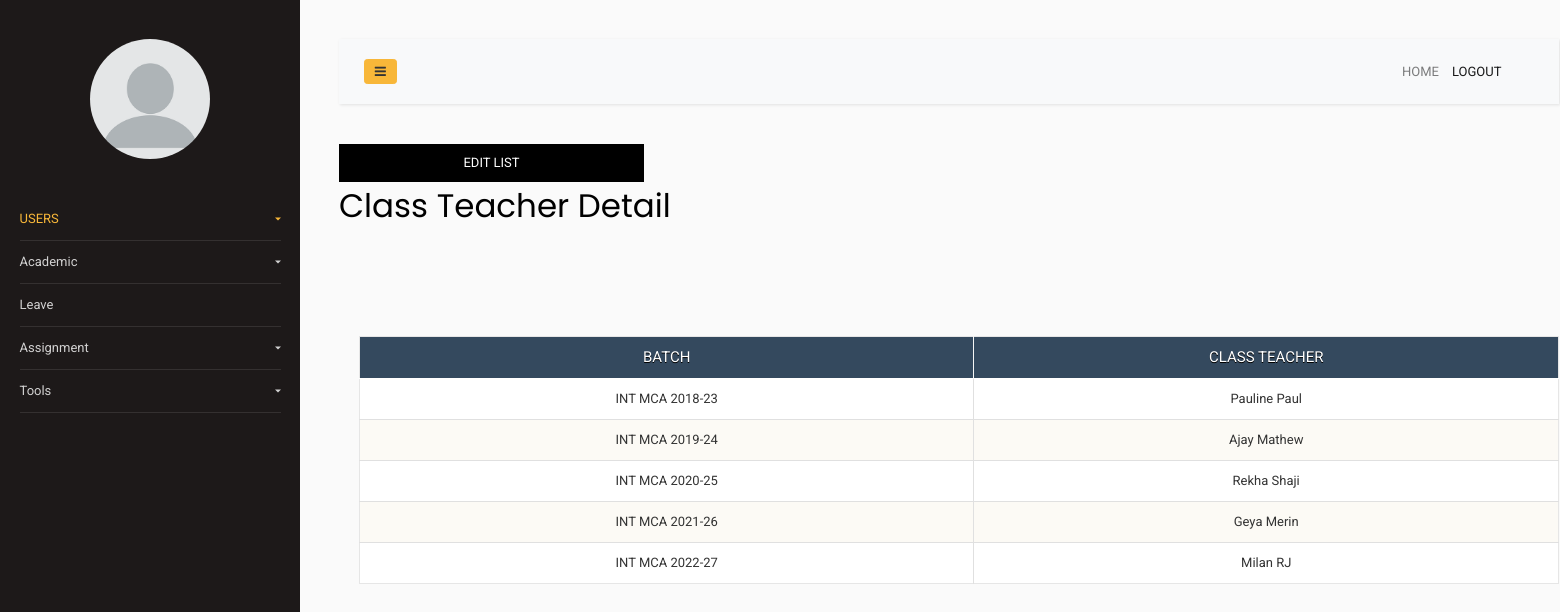
The app's page /sidebar-01/classteacher.php (signed in) with its own data.
### tables this page shows
CREATE TABLE `tbl_classteacher` (
  `ctid` int(100) NOT NULL,
  `tid` int(100) NOT NULL,
  `batch_id` int(100) NOT NULL
);

CREATE TABLE `tbl_batch` (
  `batch_id` int(100) NOT NULL,
  `batch_name` varchar(100) NOT NULL,
  `course_id` int(10) NOT NULL
);

CREATE TABLE `tbl_staff` (
  `tid` int(100) NOT NULL,
  `log_id` int(100) NOT NULL,
  `tname` varchar(100) NOT NULL,
  `tadd` varchar(100) NOT NULL,
  `tphoneno` varchar(13) NOT NULL,
  `tdoj` date NOT NULL,
  `temail` varchar(100) NOT NULL,
  `tqual` varchar(100) NOT NULL,
  `tpass` varchar(100) NOT NULL,
  `tstatus` tinyint(11) NOT NULL
);

### sidebar-01/classteacher.php (the view, shortened to what this page needs)
<html lang="en">
  <head>
		<link rel="stylesheet" href="table.css">
		<link rel="stylesheet" href="https://stackpath.bootstrapcdn.com/font-awesome/4.7.0/css/font-awesome.min.css">
		<link rel="stylesheet" href="css/style.css">
  </head>
  <body>
		<div class="wrapper d-flex align-items-stretch">
			<nav id="sidebar">
				<div class="p-4 pt-5">
		  		<a href="#" class="img logo rounded-circle mb-5" style="background-image: url(adminavatar.jpg);"></a>
          <ul class="list-unstyled components mb-5">
	          <li class="active">
	            <a href="#homeSubmenu" data-toggle="collapse" aria-expanded="false" class="dropdown-toggle">USERS</a>
	          </li>
	          <li>
              <a href="#pageSubmenu" data-toggle="collapse" aria-expanded="false" class="dropdown-toggle">Academic</a>
	          </li>
	          <li>
              <a href="teacherleave.php?id=<?php   echo $_SESSION['LoginUser'];?> `">Leave</a>
	          </li>
	          <li>
              <a href="#assignmet" data-toggle="collapse" aria-expanded="false" class="dropdown-toggle">Assignment</a>
	          </li>
	          <li>
            <a href="#testmenu" data-toggle="collapse" aria-expanded="false" class="dropdown-toggle">Tools</a>
	          </li>
	        </ul>
	      </div>
    	</nav>
      <div id="content" class="p-4 p-md-5">
        <nav class="navbar navbar-expand-lg navbar-light bg-light">
          <div class="container-fluid">
            <button type="button" id="sidebarCollapse" class="btn btn-primary">
              <i class="fa fa-bars"></i>
            </button>
            <div class="collapse navbar-collapse" id="navbarSupportedContent">
              <ul class="nav navbar-nav ml-auto">
              <li class="nav-item">
                    <a class="nav-link" href="index.php">HOME</a>
                </li>
              <li class="nav-item active">
                    <a class="nav-link" href="/smartacademy/login.php">LOGOUT</a>
                </li>
                <li class="nav-item">
                    <a class="nav-link" href="#"></a>
                </li>
                <li class="nav-item">
                    <a class="nav-link" href="#"></a>
                </li>
              </ul>
            </div>
          </div>
        </nav>
<button class="button1" ><a style="color:white;" href="editclassteacher.php"> EDIT LIST</a></button>
  <h1 id="h1">Class Teacher Detail          </h1>
    <?php
$servername = "localhost";
    $username = "root";
    $password = "";
    $dbname = "super_academy";
$conn = new mysqli($servername,
    $username, $password, $dbname);
 ?>
 <br> <br> <br>
</head>
<body>
<br>
<table style="margin-left:20px; margin: top 20px;">
<tr>
   <th>BATCH</th>
   <th>CLASS TEACHER</th>
</tr>
<?php
$sql1 = "SELECT * from tbl_classteacher";
$result1 = $conn->query($sql1);
if ($result1->num_rows > 0) {
while($row = $result1->fetch_assoc()) {
  $bid = $row['batch_id'];
  $ctid= $row['tid'];
  $sql2 = "SELECT * from tbl_batch where batch_id = '$bid'";
  $result2 = $conn->query($sql2);
  $row2 = $result2->fetch_array();
  $bname =  $row2['batch_name'];
  $sql4 = "SELECT * from tbl_staff where tid = '$ctid'";
  $result4 = $conn->query($sql4);
  $row4 = $result4->fetch_array();
  $tname =  $row4['tname'];
?>
<tr>
  <td><?php echo $bname?></td>
  <td><?php echo $tname?></td>
</tr>
<?php
}
}
  ?>
</table>
</body>
</html>
  </body>
</html>

### sidebar-01/table.css (style rules this page uses)
* { font: 13px/1.7 "Roboto","Proxima Nova Rg","Source Sans Pro","Droid Sans",Arial,Helvetica, sans-serif; color:#333333; margin:0px; padding:0px; }
table { width: 1200px; margin:10px auto; box-shadow: none; border:1px solid #E6E6E6; padding:0; background-color:#FFFFFF; box-sizing: border-box; display: table; }
table th { text-align:center; background: #34495e; color:#FFF; text-shadow:0px 01px 0px #000; font-size:15px; height: 42px; border-radius: 0 !important; border-left: 1px solid whitesmoke; box-sizing:border-box; }
table th:first-child { border-left: 0; }
table tr { text-align: center; }
table td:first-child { box-sizing: border-box; border-left: 0; }
table td { padding: 9px; border-top: 1px solid #ffffff; border-bottom: 1px solid #e0e0e0; border-left: 1px solid #e0e0e0; background: white; }
table tr:nth-child(odd) td { background: #fcfaf5; }
table tr:last-child td { border-bottom: 0; }

### sidebar-01/classteacher.php (style rules this page uses)
html { box-sizing: border-box; }
*, *:before, *:after { box-sizing: inherit; }
.button1 { border: none; outline: 0; display: inline-block; padding: 8px; color: white; background-color: #000; text-align: center; cursor: pointer; width: 25%; }

### records on screen
tbl_classteacher: batch.batch_name "INT MCA 2018-23", tid.tname "Pauline Paul"
tbl_classteacher: batch.batch_name "INT MCA 2019-24", tid.tname "Ajay Mathew"
tbl_classteacher: batch.batch_name "INT MCA 2020-25", tid.tname "Rekha Shaji"
tbl_classteacher: batch.batch_name "INT MCA 2021-26", tid.tname "Geya Merin"
tbl_classteacher: batch.batch_name "INT MCA 2022-27", tid.tname "Milan RJ"
